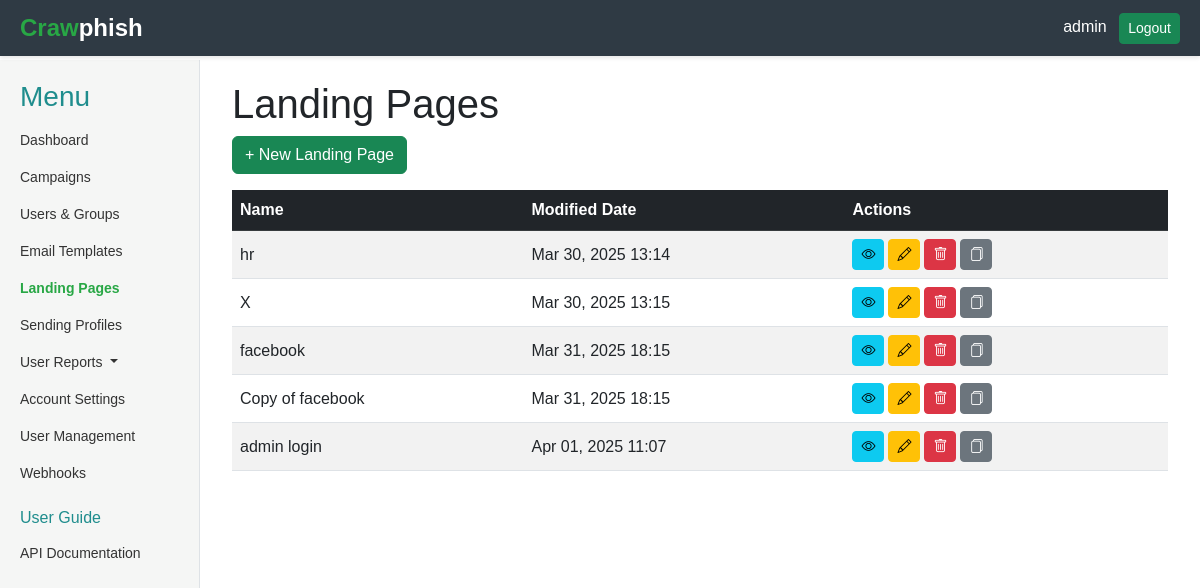
/landing-pages/ (signed in), run on an earlier commit of the app's database.
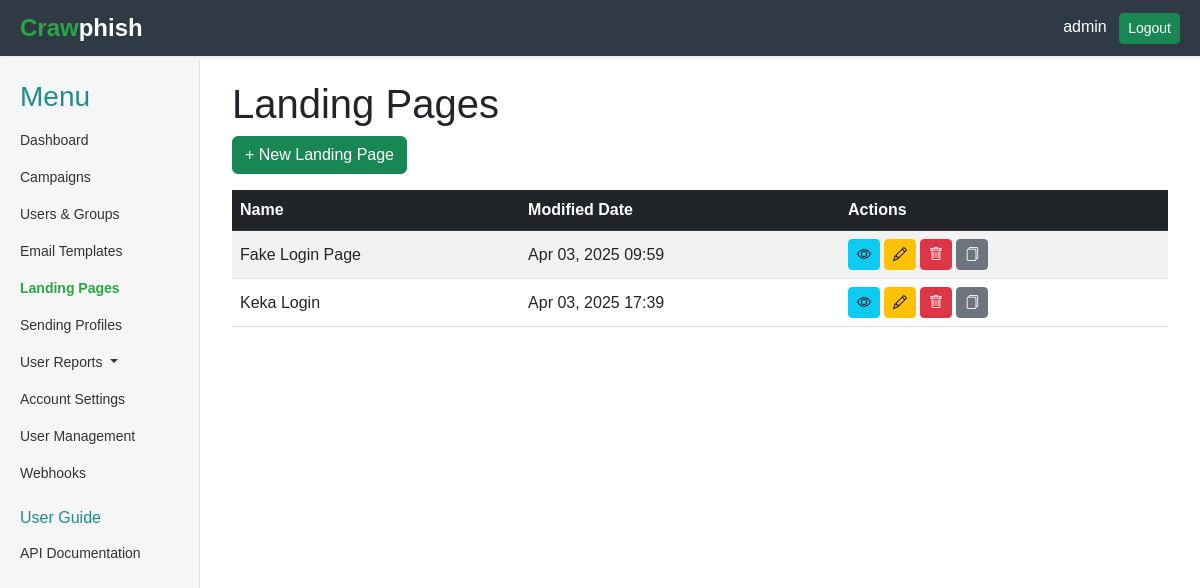
And on a later commit of the database.
### core/models.py (models this page shows, shortened)
class LandingPage(models.Model):
    name = models.CharField(max_length=100)
    html_content = models.TextField()
    capture_submitted_data = models.BooleanField(default=False)
    modified_date = models.DateTimeField(auto_now=True)

### core/views.py (the view)
# urls.py: path('landing-pages/', views.LandingPageListView.as_view(), name='landing_pages'),
class LandingPageListView(LoginRequiredMixin, ListView):
    model = LandingPage
    template_name = 'core/landing_pages.html'
    context_object_name = 'landing_pages'
    def get_context_data(self, **kwargs):
        context = super().get_context_data(**kwargs)
        return context

### core/templates/core/landing_pages.html (shortened to what this page needs)
{% extends 'core/base.html' %}
{% block content %}
<div class="container">
    <h1>Landing Pages</h1>
    <a href="{% url 'core:landing_page_create' %}" class="btn btn-success mb-3" data-bs-toggle="tooltip" title="Create a new landing page">
        + New Landing Page
    </a>
    {% if landing_pages %}
        <div class="table-responsive">
            <table class="table table-striped table-hover align-middle">
                <thead class="table-dark">
                    <tr>
                        <th>Name</th>
                        <th>Modified Date</th>
                        <th>Actions</th>
                    </tr>
                </thead>
                <tbody>
                    {% for page in landing_pages %}
                        <tr data-page-id="{{ page.pk }}">
                            <td>{{ page.name }}</td>
                            <td>{{ page.modified_date|date:"M d, Y H:i" }}</td>
                            <td>
                                <div class="d-flex gap-1">
                                    <a href="{% url 'core:landing_page_detail' page.pk %}" class="btn btn-info btn-sm" data-bs-toggle="tooltip" title="View details">
                                        <i class="bi bi-eye"></i>
                                    </a>
                                    <a href="{% url 'core:landing_page_edit' page.pk %}" class="btn btn-sm btn-warning" data-bs-toggle="tooltip" title="Edit">
                                        <i class="bi bi-pencil"></i>
                                    </a>
                                    <form action="{% url 'core:landing_page_delete' page.pk %}" method="post" class="d-inline">
                                        <button type="submit" class="btn btn-danger btn-sm" data-bs-toggle="tooltip" title="Delete" onclick="return confirm('Delete {{ page.name }}?')">
                                            <i class="bi bi-trash"></i>
                                        </button>
                                    </form>
                                    <a href="{% url 'core:landing_page_copy' page.pk %}" class="btn btn-sm btn-secondary" data-bs-toggle="tooltip" title="Copy">
                                        <i class="bi bi-files"></i>
                                    </a>
                                </div>
                            </td>
                        </tr>
                    {% endfor %}
                </tbody>
            </table>
        </div>
    {% else %}
        <div class="alert alert-info" role="alert">
            No landing pages created yet. <a href="{% url 'core:landing_page_create' %}">Let's create one!</a>
        </div>
    {% endif %}
</div>
{% endblock %}

What changed in the data, as far as the page shows it:
removed LandingPage: name "hr", modified_date "Mar 30, 2025 13:14"
removed LandingPage: name "X", modified_date "Mar 30, 2025 13:15"
removed LandingPage: name "facebook", modified_date "Mar 31, 2025 18:15"
removed LandingPage: name "Copy of facebook", modified_date "Mar 31, 2025 18:15"
removed LandingPage: name "admin login", modified_date "Apr 01, 2025 11:07"
added LandingPage: name "Fake Login Page", modified_date "Apr 03, 2025 09:59"
added LandingPage: name "Keka Login", modified_date "Apr 03, 2025 17:39"
